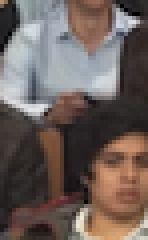
#> input picture Haar/img/img0.jpg, 37 x 60 px, given in place of 31.png, which was not available (shown 4 times larger)
$ python HOG.py Haar/img/img0.jpg   (older library calls are emulated)
#> lines starting #> are read from the running program, lines starting #| are printed output that depends on the picture; pictures that were not available may be replaced by others from this repository, and a replacement may not be noted
import sys
import cv2
import numpy as np
import uuid
import base64
import math

from skimage.feature import hog
from skimage import data, exposure
from random import shuffle

SZ = 20
C=2.67
GAMMA=5.383

height = 128
width = 128

cellsize = 8

viewRatio = 5

affine_flags = cv2.WARP_INVERSE_MAP|cv2.INTER_LINEAR

def convertImage(img):
	img = cv2.resize(img, (width,height), interpolation=cv2.INTER_LINEAR);
	img = np.float32(img) / 255.0

	img = cv2.cvtColor(img, cv2.COLOR_RGB2GRAY)

	#calculate x and y gradient
	gx = cv2.Sobel(img, cv2.CV_32F, 1, 0, ksize=1)
	gy = cv2.Sobel(img, cv2.CV_32F, 0, 1, ksize=1)

	#save
	if False:
		cv2.imwrite("Gradients/" + str(i) + "x.png", gx * 255.0);
		cv2.imwrite("Gradients/" + str(i) + "y.png", gy * 255.0);

	#convert to vectors
	mag, angle = cv2.cartToPolar(gx, gy, angleInDegrees=True)


	#reduce to 5x5 cells (calculate histograms)
	histogramBins = [0] * 9 #0-39, 40-79, ..., 320-359
	hog = []
	for j in range(0,width//cellsize):#switched
		for i in range(0,height//cellsize):
			histogramBins = [0]*9 #0-39, 40-79, ..., 320-359
			for x in range(0,cellsize):
				for y in range(0,cellsize):
					histogramBins[int(angle[i*cellsize+x, j*cellsize+y] / 40)] += mag[i*cellsize+x, j*cellsize+y]
			hog += (histogramBins)
	"""
	#normalisation
	for i in range(0, width//(cellsize*2) + height//(cellsize*2)):
		normalisationRange = hog[i*18:(i+1)*18] + hog[(i*18+(9*(width//cellsize))):i*18+(9*(width//cellsize))]
		print(normalisationRange)
		length = 0
		for val in normalisationRange:
			length += math.pow(val,2)
		length = math.sqrt(length)
		if length == 0:
			length = 1
		for j in range(i*18, (i+1)*18):
			hog[j] = hog[j] / length
		normalisationRange = hog[i*18:(i+1)*18]
		print(normalisationRange)
	"""

	return np.array(hog)


# [89 lines left out: functions openCVHOG, svmTrain, svmTest, collectImages, not called in this run]


def draw_hog(img, hog):
	hog = hog.flatten()
	inflatedCellsize = cellsize*viewRatio
	h, w = img.shape[0], img.shape[1]
	halfcell = inflatedCellsize/2
	horiCells, vertCells = w//inflatedCellsize, h//inflatedCellsize
	assert(horiCells == w/inflatedCellsize)
	maxv = np.max(hog)
	for x in range(0, horiCells):
		for y in range(0, vertCells):
			px, py = int(x*inflatedCellsize + inflatedCellsize/2), int(y*inflatedCellsize + inflatedCellsize/2)
			featNums = x*vertCells*9+y*9
			feat = hog[featNums:featNums+9]
			#maxv = np.max(feat)
			fdraw = []
			for i in range(0, 9):
				angle = i*40+20+90
				x1 = int(round((feat[i]/maxv)*halfcell*np.cos(np.deg2rad(angle))))
				y1 = int(round((feat[i]/maxv)*halfcell*np.sin(np.deg2rad(angle))))
				gv = int(round(255*feat[i]/maxv))
				fdraw.append((x1,y1,gv))

			for x1,y1,gv in fdraw:
				cv2.line(img, (px-x1,py+y1), (px+x1,py-y1), (255, 255, 255), 1, 8)

# [32 lines left out: functions draw_mag, getHOG, not called in this run]

def disturbance(img, hog):
	hog = hog.flatten()
	print(hog)
	for x in range(img.shape[0]):
		for y in range(img.shape[1]):
			if (x-1)> img.shape[0] and hog[x-1,y] < hog[x,y]:
				print('hi')


	pass

def main():
	print('Start...')

	img = cv2.imread('occluded_positive/faces/31.png')
#> img is the input picture: shape (60, 37, 3); mean B, G, R 91.1, 96.1, 108.6
	img = cv2.resize(img, (width,height), interpolation=cv2.INTER_LINEAR);
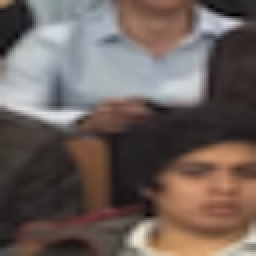
#> img: shape (128, 128, 3) (shown 2 times larger); mean B, G, R 91, 96, 108.4
	hog = convertImage(img)
#> in convertImage, `img = cv2.cvtColor(img, cv2.COLOR_RGB2GRAY)`:
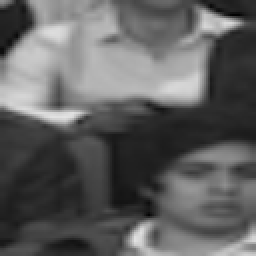
#> img: shape (128, 128) float32 (shown 2 times larger); min 0.00784, max 0.892, mean 0.376
#> in convertImage, `gx = cv2.Sobel(img, cv2.CV_32F, 1, 0, ksize=1)`:
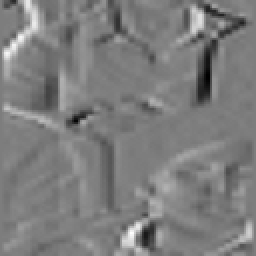
#> gx: shape (128, 128) float32 (shown 2 times larger); min -0.259, max 0.268, mean 0.000296; drawn with min black and max white
#> in convertImage, `gy = cv2.Sobel(img, cv2.CV_32F, 0, 1, ksize=1)`:
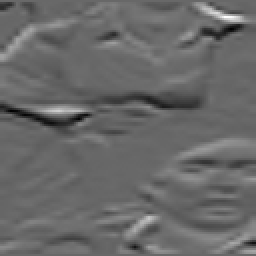
#> gy: shape (128, 128) float32 (shown 2 times larger); min -0.387, max 0.558, mean 0.00136; drawn with min black and max white
#> in convertImage, `mag, angle = cv2.cartToPolar(gx, gy, angleInDegrees=True)`:
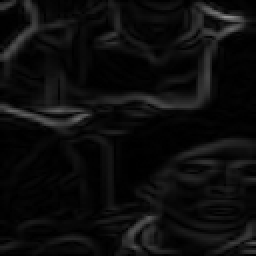
#> mag: shape (128, 128) float32 (shown 2 times larger); min 0, max 0.566, mean 0.0524
#> in convertImage, `mag, angle = cv2.cartToPolar(gx, gy, angleInDegrees=True)`:
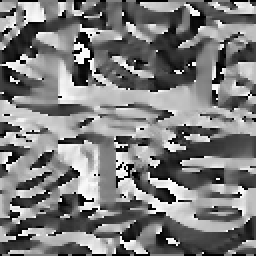
#> angle: shape (128, 128) float32 (shown 2 times larger); min 0, max 359.9, mean 176.4; drawn with min black and max white
#> after the loop in convertImage, `for j in range(0,width//cellsize):#switched`: hog = 2304 values, max 9.43 at index 2027, min 0 at index 3, mean 0.373
	blackBG = True
	if blackBG:
		img = np.zeros(img.shape)
	img = cv2.resize(img, (width*viewRatio,height*viewRatio), interpolation=cv2.INTER_LINEAR);
	draw_hog(img, hog)
#> in draw_hog, `maxv = np.max(hog)`: maxv = 9.43
#> after the loop in draw_hog, `for x in range(0, horiCells):`:
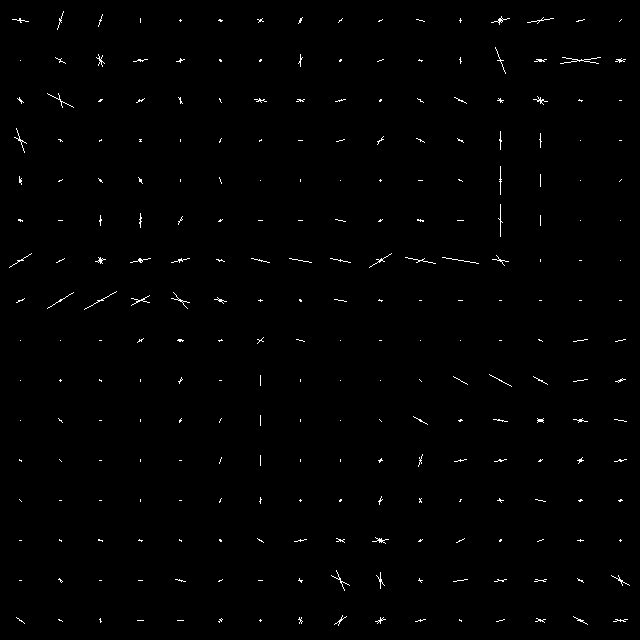
#> img: shape (640, 640, 3) float64; 0.74% white in thin lines or dots
	disturbance(img, hog)
#> (printed output is left out)
	cv2.imshow('img', img)
	char = cv2.waitKey(0)
#> (key q is pressed here)
	if (char == 115):
		print('Saved...')
		cv2.imwrite('save.png', img)
	"""
	half = False
	global height
	imagesPosTrain, imagesPosTest, imagesNegTrain, imagesNegTest = collectImages()
	print(len(imagesPosTrain))
	if half:
		height = int(height/2)
		imagesPosTrain = shuffle([img[int(img.shape[1]/2):img.shape[1], 0:img.shape[0]] for img in imagesPosTrain])
		imagesPosTest = shuffle([img[int(img.shape[1]/2):img.shape[1], 0:img.shape[0]] for img in imagesPosTest])
		imagesNegTrain = shuffle([img[int(img.shape[1]/2):img.shape[1], 0:img.shape[0]] for img in imagesNegTrain])
		imagesNegTest = shuffle([img[int(img.shape[1]/2):img.shape[1], 0:img.shape[0]] for img in imagesNegTest])
	if sys.argv[1] == 'view':
		for img in imagesPosTrain:
			hog = getHOG(img)
			cv2.imshow('hog', hog)
			char = cv2.waitKey(0)
			if char == ord('q'):
				break
	else:
		labels = [1 for i in imagesPosTrain] + [-1 for i in imagesNegTrain]
		svm = svmTrain(imagesPosTrain + imagesNegTrain, labels)
		result = svmTest(svm, imagesPosTest)
		print(result[1].tolist())
	"""


if __name__ == "__main__":
	main()

$ run again, on Haar/img/img12.jpg
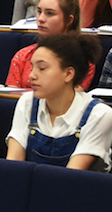
#> input picture Haar/img/img12.jpg, 112 x 212 px, given in place of 31.png, which was not available
#> in main, img is the input picture: shape (212, 112, 3); mean B, G, R 79.1, 83.7, 101.1
#> in convertImage, `mag, angle = cv2.cartToPolar(gx, gy, angleInDegrees=True)`:
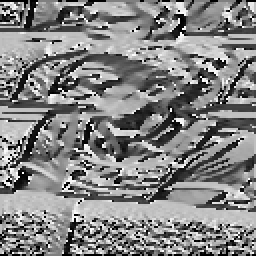
#> angle: shape (128, 128) float32 (shown 2 times larger); min 0, max 359.9, mean 186.6; drawn with min black and max white
#> after the loop in convertImage, `for j in range(0,width//cellsize):#switched`: hog = 2304 values, max 15.24 at index 2229, min 0 at index 5, mean 0.766
#> maxv = 15.24
#> after the loop in draw_hog, `for x in range(0, horiCells):`:
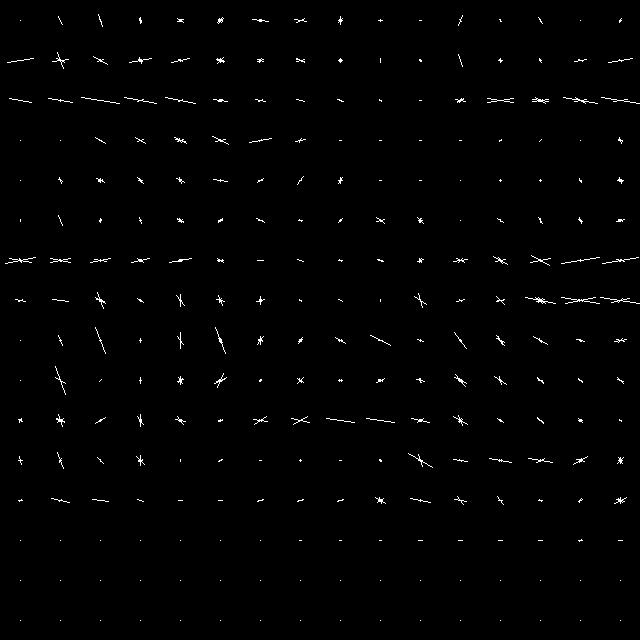
#> img: shape (640, 640, 3) float64; 0.92% white in thin lines or dots
#> (printed output is left out)

$ run again, on Haar/img/img14.jpg
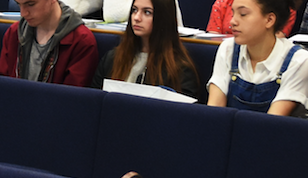
#> input picture Haar/img/img14.jpg, 308 x 178 px, given in place of 31.png, which was not available
#> in main, img is the input picture: shape (178, 308, 3); mean B, G, R 60.4, 58.4, 67.6
#> after the loop in convertImage, `for j in range(0,width//cellsize):#switched`: hog = 2304 values, max 15.95 at index 1768, min 0 at index 5, mean 0.669
#> maxv = 15.95
#> after the loop in draw_hog, `for x in range(0, horiCells):`:
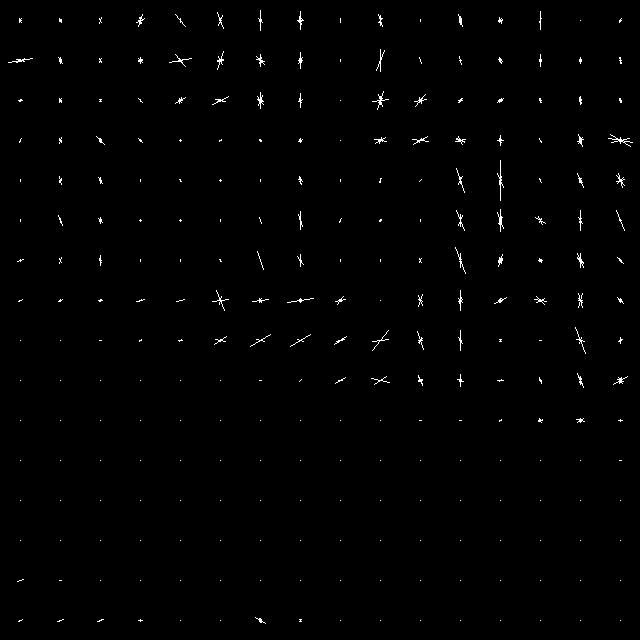
#> img: shape (640, 640, 3) float64; 0.74% white in thin lines or dots
#> (printed output is left out)
